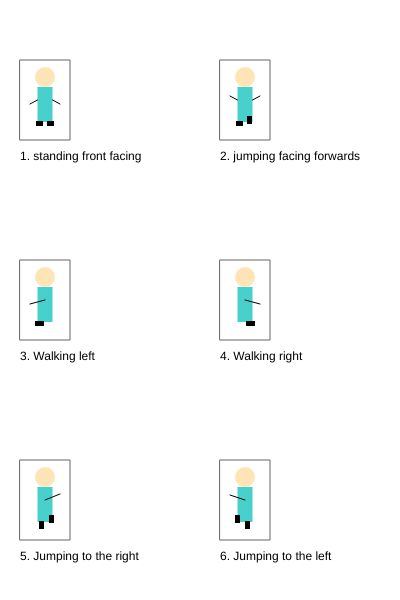
Frame 1 (no input)
Frame 60 (no input): identical to frame 1, image omitted
Frame 120 (the mouse pressed at the canvas centre since frame 60): identical to frame 1, image omitted

The p5.js sketch that drew this single still picture (run headless with seeded random() and noise() and a simulated clock; from frame 60 on, the mouse is pressed at the canvas centre):

// p5.js sketch
// ── sketch.js
/*

The Game Project

2 - Game character

Use p5 drawing functions such as rect, ellipse, line, triangle and
point to draw the different states of your game character.

Write the code so that your character appears inside the box for each
state.

IMPORTANT: For each box the variables gameChar_x & gameChar_y are set to the bottom
center of the box. You must combine these variables with arithmetic to
determine the position of each shape that you draw. This will later allow
you to adjust the position of your game character.

Each state is worth two marks:

//standing front facing = 2
//jumping facing forwards = 2
//walking left = 2
//walking right = 2
//jumping left and jumping right = 2

0 marks = not a reasonable attempt
1 mark = attempted but it lacks detail and you didn't use gameChar_x and gameChar_y correctly
2 marks = you've used a selction of shape functions and made consistent use of gameChar_x and gameChar_y

WARNING: Do not get too carried away. If you're character takes more than 5 lines
of code to draw then you've probably over done it.

** Only submit your sketch.js **

*/

var gameChar_x = 0;
var gameChar_y = 0;

function setup()
{
	createCanvas(400, 600);
}

function draw()
{
	background(255);

	//Standing, facing frontwards

	stroke(100);
	noFill();
	rect(20, 60, 50, 80);
	noStroke();
	fill(0);
	text("1. standing front facing", 20, 160);

	gameChar_x = 45;
	gameChar_y = 137;
	//Add your code here ...
    //fill(0);
    //ellipse(gameChar_x, gameChar_y,5,5);
    
    fill(255,228,181);
    ellipse(gameChar_x, gameChar_y-60, 20, 20);
    
    fill(72,209,204);
    rect(gameChar_x-7.5,gameChar_y-50, 15,35);
    
    fill(0);
    rect(gameChar_x+2,gameChar_y-16,7,5);
    rect(gameChar_x-9,gameChar_y-16,7,5);
    
    stroke(0);
    strokeWeight(1);
    line(gameChar_x+7.5,gameChar_y-37,gameChar_x+15,gameChar_y-33);
    line(gameChar_x-7.5,gameChar_y-37,gameChar_x-15,gameChar_y-33);
    

	//Jumping facing forwards
	stroke(100);
	noFill();
	rect(220, 60, 50, 80);
	noStroke();
	fill(0);
	text("2. jumping facing forwards", 220, 160);

	gameChar_x = 245;
	gameChar_y = 137;
	//Add your code here ...
    
    fill(255,228,181);
    ellipse(gameChar_x, gameChar_y-60, 20, 20);
    
    fill(72,209,204);
    rect(gameChar_x-7.5,gameChar_y-50, 15,35);
    
    fill(0);
    rect(gameChar_x+2,gameChar_y-21,5,8);
    rect(gameChar_x-9,gameChar_y-16,7,5);
    
    stroke(0);
    strokeWeight(1);
    line(gameChar_x+7.5,gameChar_y-37,gameChar_x+15,gameChar_y-41);
    line(gameChar_x-7.5,gameChar_y-37,gameChar_x-15,gameChar_y-41);


	//Walking, turned left
	stroke(100);
	noFill();
	rect(20, 260, 50, 80);
	noStroke();
	fill(0);
	text("3. Walking left", 20, 360);

	gameChar_x = 45;
	gameChar_y = 337;
	//Add your code here ...
    
    fill(255,228,181);
    ellipse(gameChar_x, gameChar_y-60, 20, 20);
    
    fill(72,209,204);
    rect(gameChar_x-7.5,gameChar_y-50, 15,35);
    
    fill(0);
    rect(gameChar_x-10,gameChar_y-16,7,5);
    rect(gameChar_x-8,gameChar_y-16,7,5);
    
    stroke(0);
    strokeWeight(1);
    line(gameChar_x,gameChar_y-37,gameChar_x-15,gameChar_y-33);
    


	//Walking, turned right
	stroke(100);
	noFill();
	rect(220, 260, 50, 80);
	noStroke();
	fill(0);
	text("4. Walking right", 220, 360);

	gameChar_x = 245;
	gameChar_y = 337;
	//Add your code here ...
    
    fill(255,228,181);
    ellipse(gameChar_x, gameChar_y-60, 20, 20);
    
    fill(72,209,204);
    rect(gameChar_x-7.5,gameChar_y-50, 15,35);
    
    fill(0);
    rect(gameChar_x+3,gameChar_y-16,7,5);
    rect(gameChar_x+1,gameChar_y-16,7,5);
    
    stroke(0);
    strokeWeight(1);
    line(gameChar_x,gameChar_y-37,gameChar_x+15,gameChar_y-33);


	//Jumping right
	stroke(100);
	noFill();
	rect(20, 460, 50, 80);
	noStroke();
	fill(0);
	text("5. Jumping to the right", 20, 560);

	gameChar_x = 45;
	gameChar_y = 537;
	//Add your code here ...
    
    fill(255,228,181);
    ellipse(gameChar_x, gameChar_y-60, 20, 20);
    
    fill(72,209,204);
    rect(gameChar_x-7.5,gameChar_y-50, 15,35);
    
    fill(0);
    rect(gameChar_x+4,gameChar_y-22,5,8);
    rect(gameChar_x-6,gameChar_y-16,5,8);
    
    stroke(0);
    strokeWeight(1);
    line(gameChar_x,gameChar_y-37,gameChar_x+15,gameChar_y-43);


	//Jumping to the left
	stroke(100);
	noFill();
	rect(220, 460, 50, 80);
	noStroke();
	fill(0);
	text("6. Jumping to the left", 220, 560);

	gameChar_x = 245;
	gameChar_y = 537;
	//Add your code here ...
    
    fill(255,228,181);
    ellipse(gameChar_x, gameChar_y-60, 20, 20);
    
    fill(72,209,204);
    rect(gameChar_x-7.5,gameChar_y-50, 15,35);
    
    fill(0);
    rect(gameChar_x-10,gameChar_y-22,5,8);
    rect(gameChar_x,gameChar_y-16,5,8);
    
    stroke(0);
    strokeWeight(1);
    line(gameChar_x,gameChar_y-37,gameChar_x-15,gameChar_y-42);

}
